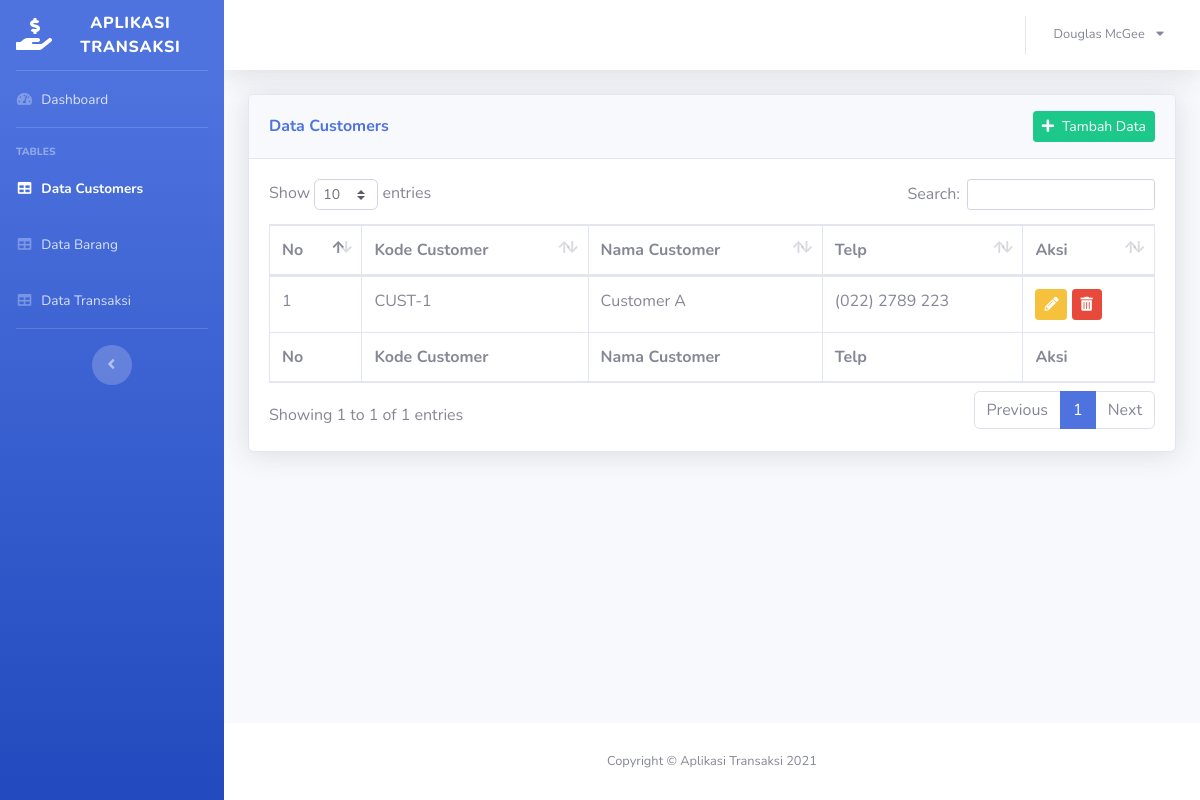
The page /index.php?page=table-customers on the database its author committed.
### tables this page shows
CREATE TABLE `m_customer` (
  `id_customer` int(11) NOT NULL,
  `kode_customer` varchar(10) NOT NULL,
  `nama_customer` varchar(100) NOT NULL,
  `telp` varchar(20) NOT NULL
);

### pages/page-customers/table-customers.php (the view, shortened to what this page needs)
<?php
$sql = "SELECT * FROM m_customer ORDER BY nama_customer ASC";
$result = $conn->query($sql);
?>
<div class="card shadow mb-4">
    <div class="card-header py-3">
        <div class="d-flex justify-content-between align-items-center">
            <h6 class="m-0 font-weight-bold text-primary">Data Customers</h6>
            <a href="index.php?page=table-customers-tambah" class="btn btn-sm btn-success"><span class="fa fa-plus mr-2"></span>Tambah Data</a>
        </div>
    </div>
    <div class="card-body">
        <div class="table-responsive">
            <table class="table table-bordered" id="dataTable" width="100%" cellspacing="0">
                <thead>
                    <tr>
                        <th>No</th>
                        <th>Kode Customer</th>
                        <th>Nama Customer</th>
                        <th>Telp</th>
                        <th>Aksi</th>
                    </tr>
                </thead>
                <tfoot>
                    <tr>
                        <th>No</th>
                        <th>Kode Customer</th>
                        <th>Nama Customer</th>
                        <th>Telp</th>
                        <th>Aksi</th>
                    </tr>
                </tfoot>
                <tbody>
                    <?php if ($result->num_rows > 0) { ?>
                        <?php $no = 1; ?>
                        <?php while ($row = $result->fetch_assoc()) { ?>
                            <tr>
                                <td><?= $no++ ?></td>
                                <td><?= $row['kode_customer'] ?></td>
                                <td><?= $row['nama_customer'] ?></td>
                                <td><?= $row['telp'] ?></td>
                                <td>
                                    <a href="index.php?page=table-customers-edit&id_customer=<?= $row['id_customer'] ?>" class="btn btn-sm btn-warning"><span class="fas fa-pencil-alt"></span></a>
                                    <a href="index.php?page=table-customers-hapus&id_customer=<?= $row['id_customer'] ?>" class="btn btn-sm btn-danger" onclick="return confirm('Jika Anda menghapus data customer ini maka data transaksi yang menggunakan data customer ini otomatis terhapus, Apakah anda yakin?')"><span class="fas fa-trash-alt"></span></a>
                                </td>
                            </tr>
                        <?php } ?>
                    <?php } ?>
                </tbody>
            </table>
        </div>
    </div>
</div>

### rows shown on the page
m_customer: kode_customer "CUST-1", nama_customer "Customer A", telp "(022) 2789 223"
